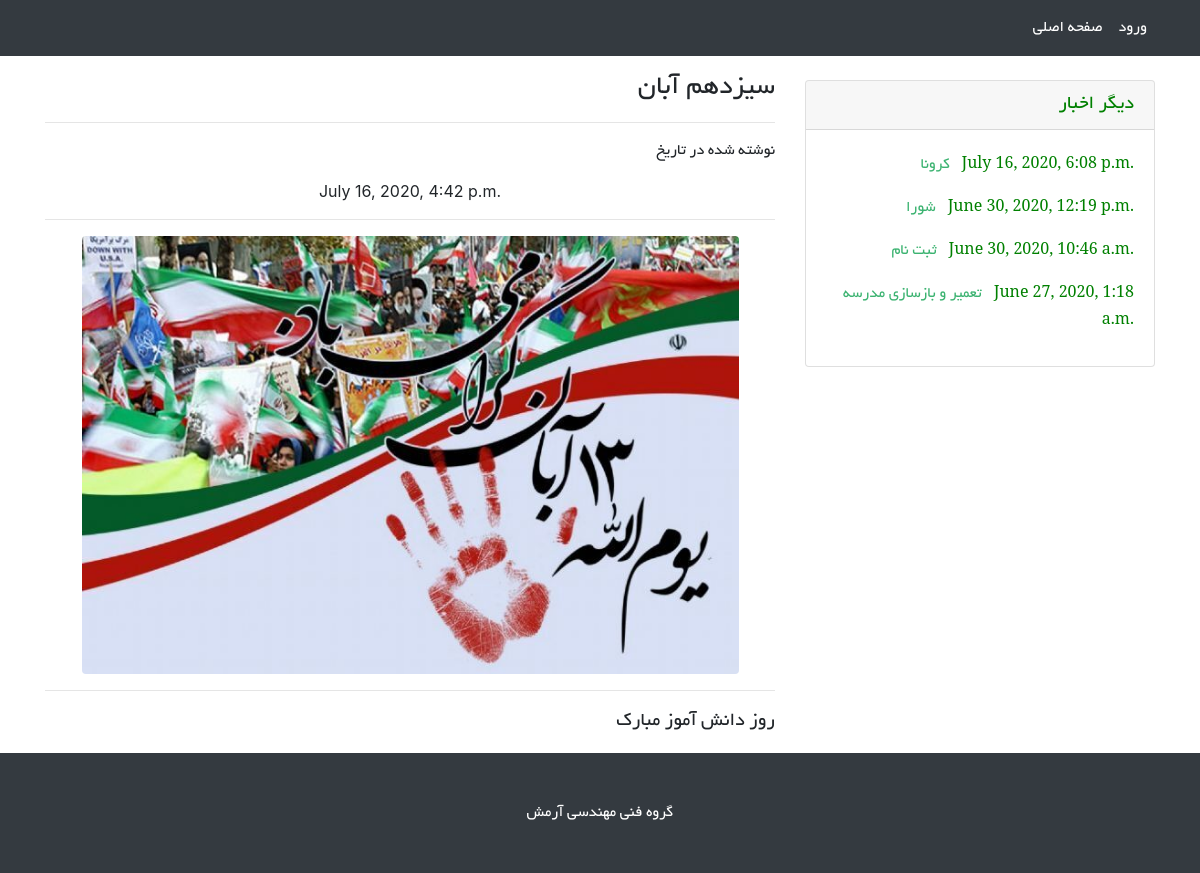
Screenshot of /news/1 with the database file from the repository.
### news/models.py (models this page shows, shortened)
class News(models.Model):
    title = models.CharField(max_length = 300)
    explanation = models.TextField()
    time = models.DateTimeField(auto_now=True)
    image = models.ImageField(upload_to='news'  , validators=[news_image_size])
    class Meta:
        ordering = ('-time',)
        verbose_name_plural = "اخبار مدرسه"

### news/views.py (the view)
# urls.py: path('<int:pk>' , views.this_new , name='this_new')
def this_new(request  , pk = None , template_name = 'news/this_new.html'):
    new = News.objects.get(id = pk)
    data_to_send = {}
    data_to_send['new'] = new
    news = News.objects.exclude(id = new.id)[:20]
    data_to_send['news'] = news
    return render(request , template_name , data_to_send )

### news/templates/news/this_new.html (shortened to what this page needs)
{% load static %}
<!DOCTYPE html>
<html lang="en">
{% load jalali_tags%}
<link rel="stylesheet" type="text/css" href=" {% static "pfont.css"  %}">
<head>
  <link rel="stylesheet" type="text/css" href=" {% static "pfont.css"  %}">
  <link href="{% static 'news/vendor/bootstrap/css/bootstrap.min.css' %}" rel="stylesheet">
  <link href="{% static 'news/css/blog-post.css' %}" rel="stylesheet">
</head>
<body>
  <nav class="navbar navbar-expand-lg navbar-dark bg-dark fixed-top" >
    <div class="container">
      <div class="collapse navbar-collapse" id="navbarResponsive" >
        <ul class="navbar-nav ml-auto" style="text-align: center;">
          <li class="nav-item active">
            <a class="nav-link" href="/../../" style='font-family: "byekan" ;'>صفحه اصلی
            </a>
          </li>
          <li class="nav-item active">
            <a class="nav-link" href="/login"  style='font-family: "byekan"'>ورود</a>
          </li>
        </ul>
      </div>
    </div>
  </nav>
  <div class="container" style="align-content: right; text-align: right;">
    <div class="row">
      <div class="col-lg-8" >
        <h3 class="mt-3" style="font-family: 'byekan'">{{new.title}}</h1>
        <hr>
         <p style="font-family: 'byekan'"> نوشته شده در تاریخ</p> <p style="text-align: center;"> {{ new.time|to_jalali:' %y/%m/%d %H:%M' }}</p>
        <hr>
        <div class="text-center">
          <img src={{new.image.url}} class="rounded" alt="..."  width='90%' height='60%'>
        </div>
        <hr>
         <blockquote class="blockquote">
          <p class="mb-0" style="font-family: 'byekan'">{{new.explanation}}</p>
        </blockquote>
      </div>
      <div class="col-md-4">
        <div class="card my-4">
          <h5 class="card-header" style='font-family:"byekan" ; color:green'>دیگر اخبار</h5>
          <div class="card-body">
            {% for new in news %}
            <p style='font-family:"serif" ;color:green; font-szie:15 '>
            <a href='./{{new.id}}' style='font-family:"byekan" ; color:MediumSeaGreen ;  '>
            {{new.title}}  </a> &nbsp; {{new.time|to_jalali:' %y/%m' }} </p>
            {% endfor %}
          </div>
        </div>
      </div>
    </div>
  </div>
  <footer class="py-5 bg-dark">
    <div class="container">
      <p class="m-0 text-center text-white" style="font-family: 'byekan';">گروه فنی مهندسی آرمش</p>
    </div>
  </footer>
</body>
</html>

### news/static/news/css/blog-post.css (style rules this page uses)
body { padding-top: 56px; }

### rows the page displays
News: title "سیزدهم آبان", time|to_jalali "July 16, 2020, 4:42 p.m.", image (picture), explanation "روز دانش آموز مبارک"
News: title "کرونا", time|to_jalali "July 16, 2020, 6:08 p.m."
News: title "شورا", time|to_jalali "June 30, 2020, 12:19 p.m."
News: title "ثبت نام", time|to_jalali "June 30, 2020, 10:46 a.m."
News: title "تعمیر و بازسازی مدرسه", time|to_jalali "June 27, 2020, 1:18 a.m."
